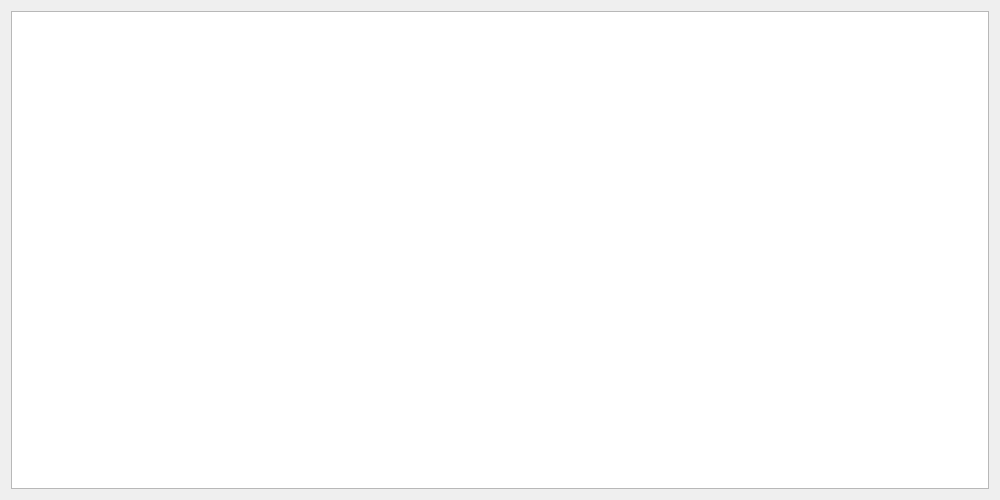
<?xml version="1.0" encoding="UTF-8"?>
<ui version="4.0">
 <class>Dialog</class>
 <widget class="QDialog" name="Dialog">
  <property name="windowModality">
   <enum>Qt::NonModal</enum>
  </property>
  <property name="geometry">
   <rect>
    <x>0</x>
    <y>0</y>
    <width>1000</width>
    <height>500</height>
   </rect>
  </property>
  <property name="windowTitle">
   <string>Approximate Answer</string>
  </property>
  <property name="windowIcon">
   <iconset>
    <normaloff>../assets/logo.png</normaloff>../assets/logo.png</iconset>
  </property>
  <layout class="QHBoxLayout" name="horizontalLayout">
   <item>
    <widget class="QTextBrowser" name="approx_text">
     <property name="font">
      <font>
       <family>Courier New</family>
      </font>
     </property>
     <property name="toolTip">
      <string>Answer</string>
     </property>
     <property name="lineWrapMode">
      <enum>QTextEdit::WidgetWidth</enum>
     </property>
    </widget>
   </item>
  </layout>
 </widget>
 <resources/>
 <connections/>
</ui>
